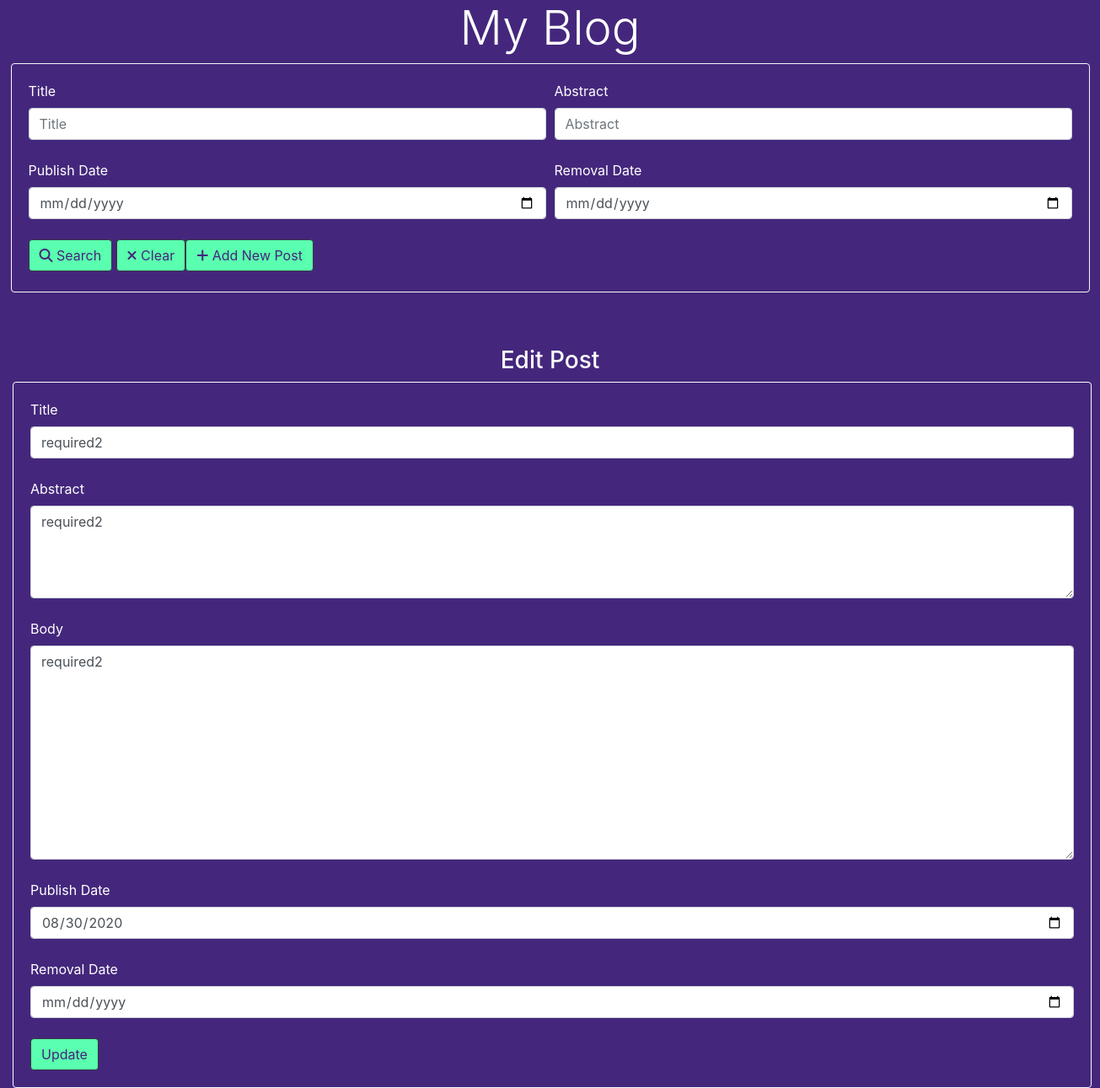
Page /editblog/35/ on the committed database.
### blogs/models.py (models this page shows, shortened)
class Blog(models.Model):
    title = models.CharField(max_length=100)
    abstract = models.TextField()
    body = models.TextField()
    publish_date = models.DateTimeField(auto_now_add=True)
    removal_date = models.DateTimeField(null=True, blank=True)

### blogs/views.py (the view)
# urls.py: path('editblog/<int:pk>/', views.edit_blog, name='edit_blog'),
def edit_blog(request, pk=None):
    blog = Blog.objects.get(id=pk)
    dic = ({"title":blog.title, "abstract":blog.abstract, "body":blog.body, "publish_date":blog.publish_date, "removal_date":blog.removal_date})
    dict2 = {"dict1":dic} #this step is required because we will simply pass dict2 to edit_blog.html and call dict1.title, for example
    if request.method == 'POST':
        if request.POST.get('title') or request.POST.get('abstract') or request.POST.get('body'):
            blog.title= request.POST.get('title')
            blog.abstract= request.POST.get('abstract')
            blog.body= request.POST.get('body')
            if request.POST.get('publish_date'):
                blog.publish_date = request.POST.get('publish_date')
            if request.POST.get('removal_date'):
                blog.removal_date = request.POST.get('removal_date')
            blog.save()
            return HttpResponseRedirect('/')
    else:
        return render(request, 'blogs/edit_blog.html', dict2)

### blogs/templates/blogs/edit_blog.html (shortened to what this page needs)
{% extends "blogs/homepage.html" %}
{% block content %}
  <h3 class="text-center" style="color:white">Edit Post</h1>
  <div class="card border-white mx-auto" style="width: 80rem; background-color:#44277C">
  	<div class="card-body">
      <form action="" method="POST">
      <label for="validationTitle" style="color:white">Title</label><br/>
      <input type="text" class="form-control" id="validationTitle" name="title" value="{{dict1.title}}" required/><br/>
      <label for="validationAbstract" style="color:white">Abstract</label><br/>
      <textarea class="form-control" rows="4" id="validationAbstract" name="abstract" required>{{dict1.abstract}}</textarea><br/>
      <label for="validationBody" style="color:white">Body</label><br/>
      <textarea class="form-control" rows="10" id="summernote" name="body" required>{{dict1.body}}</textarea><br/>
      <label for="validationPublishDate" style="color:white">Publish Date</label><br/>
      <input type="date" class="form-control" id="validationPublishDate" name="publish_date" value="{{dict1.publish_date|date:'Y-m-d'}}" size="50"><br/>
      <label for="validationRemovalDate" style="color:white">Removal Date</label><br/>
      <input type="date" class="form-control" id="validationRemovalDate" name="removal_date" value="{{dict1.removal_date|date:'Y-m-d'}}" size="50"><br/>
      <button type="submit" class="btn btn-dark" style="background-color:#5AFFAF; color:#44277C">Update</button>
      </form>
    </div>
  </div>
{% endblock %}

### blogs/templates/blogs/homepage.html (style rules this page uses)
html, body { background-color: #44277C; height:100% }

### rows in the picture
Blog: title "required2", abstract "required2", body "required2", publish_date "08/30/2020"
